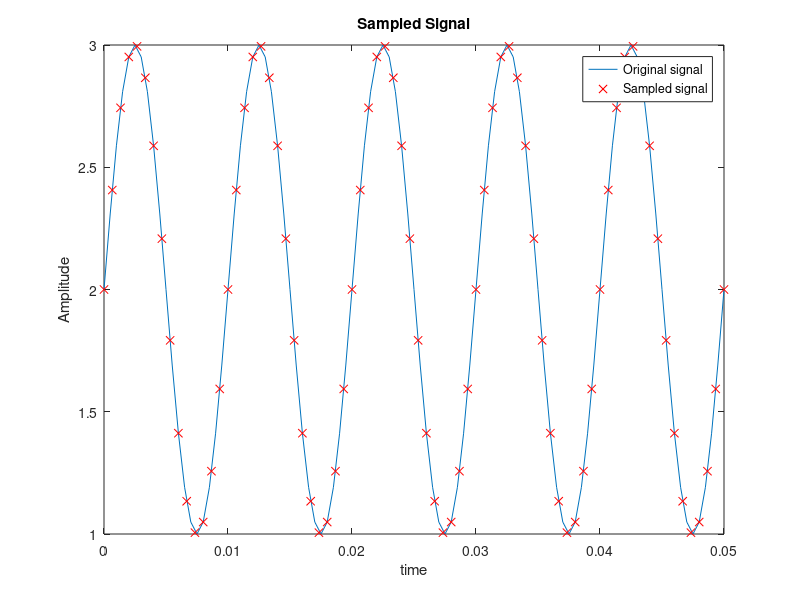
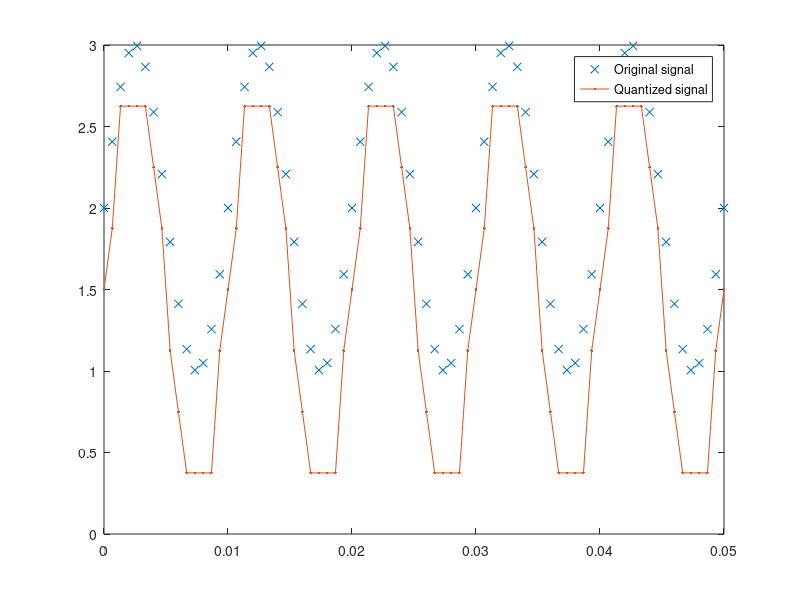
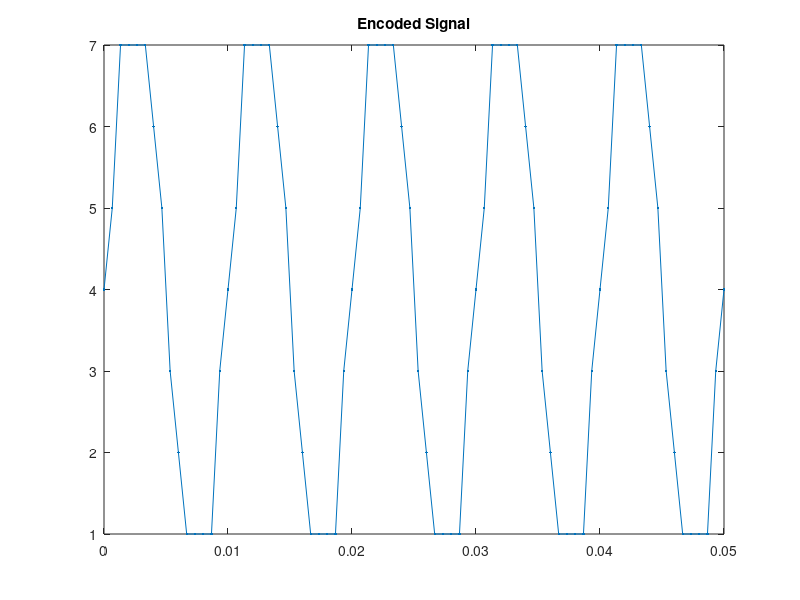
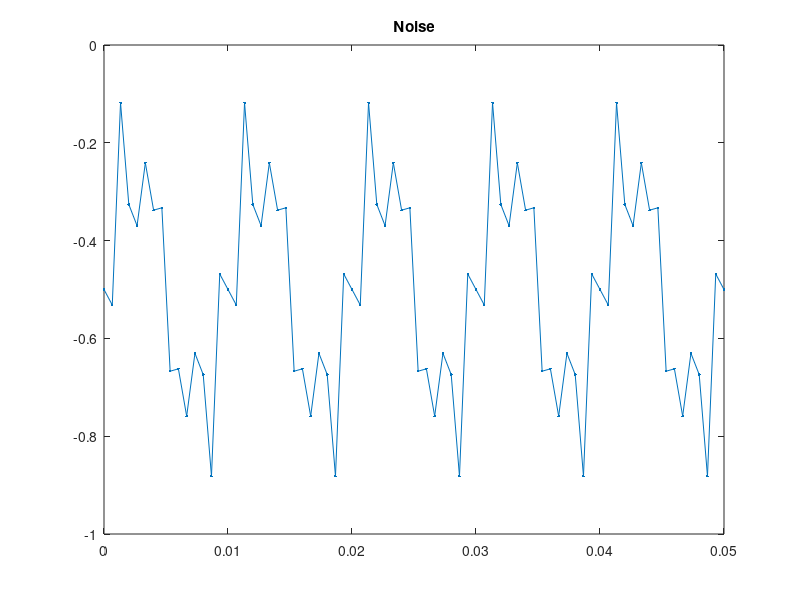

Write MATLAB code to recreate these figures, in order. (Note: this script raises an error after producing the figures.)
% PCM CODE
clc;
clear all;
close all;% closing any opened figures
% Plotting the offset sinusoidal signal 
time = 0:.0005:.05;
freq_msg=100; %wave form frequency 
dc_ofst=2; % signal offset
signal=sin(2*pi*freq_msg*time)+dc_ofst; %Generating the signal
% plotting the signal 
figure;
plot(time,signal); 
xlabel('time'); 
ylabel('Amplitude'); 
title('Signal');
 
% Sampling the signal 
freq_sample=15*freq_msg; % sampling frequency
samp_time=0:1/freq_sample:0.05; % sampling time 
samp_signal=dc_ofst+sin(2*pi*freq_msg*samp_time);% generating the sampled signal
hold on
plot(samp_time,samp_signal,'rx') % plotting the sampled signal 
title('Sampled Signal')
legend('Original signal','Sampled signal');
 
% Uniform Quantizer
L=8; %No of Quantization levels 
smin=round(min(signal)); smax=round(max(signal));
Quant_levl=linspace(smin,smax,L); % Length 8, to represent 9 intervals
codebook = linspace(0,smax,L+1); % Length 9, one entry for each interval
[index,quants] = quantiz(samp_signal,Quant_levl,codebook); % Quantize.
 
figure;
plot(samp_time,samp_signal,'x',samp_time,quants,'.-')% plotting sampled signal and quantization level title('Quantized Signal')
legend('Original signal','Quantized signal'); 
figure;
plot(samp_time,index,'.-')% plotting quantization levels of input signal
title('Encoded Signal');
 
% Binary coding
for i=1:length(index) 
    bincode_sig{i}=dec2bin(round(index(i)),3);
end
disp('binary encoded signal');
disp(bincode_sig)
% SNR ratio calculation
noise=quants-samp_signal; % calculating noise 
figure;
plot(samp_time,noise,'.-'); % plotting figure 
title('Noise');
r=snr(index,noise);% SNR 
snr1=['SNR :',num2str(r)]; 
disp(snr1)







% Function for ploting Quant_level vs SNR 
function [ r ] = IMPL_Quant( l,b )
% Plotting the offset sinusoidal signal 
time = 0:.0005:.05;
freq_msg=100; %wave form frequency 
dc_ofst=2; % signal offset
signal=sin(2*pi*freq_msg*time)+dc_ofst; %Generating the signal
 
% Sampling the signal 
freq_sample=15*freq_msg; % sampling frequency
samp_time=0:1/freq_sample:0.05; % sampling time 
samp_signal=dc_ofst+sin(2*pi*freq_msg*samp_time);% generating the sampled signal
 
% Uniform Quantizer
L=l; %No of Quantization levels 
smin=round(min(signal)); 
smax=round(max(signal));
Quant_levl=linspace(smin,smax,L); % Length 8, to represent 9 intervals
codebook = linspace(0.7,smax,L+1); % Length 9, one entry for each interval
[index,quants] = quantiz(samp_signal,Quant_levl,codebook);
% Quantize.
 
% Binary coding
for i=1:length(quants) 
    bincode_sig{i}=dec2bin(round(quants(i)),b);
end
 
% SNR ratio calculation
noise=quants-samp_signal; % calculating noise 
r=snr(index,noise);% SNR
end







% PCM SNR PLOT
% Program for plotting quantization level vs SNR
clc;
clear all;
close all;
l=[8,16,32,64,128];% defining different levels 
b=[3,4,5,6,7];
for i=1:length(l)
r(i) = IMPL_Quant(l(i),b(i));% calling the function
end
%Plotting 
figure;
plot(l,r);
xlabel('L');
ylabel('SNR'); 
title('L vs SNR');
